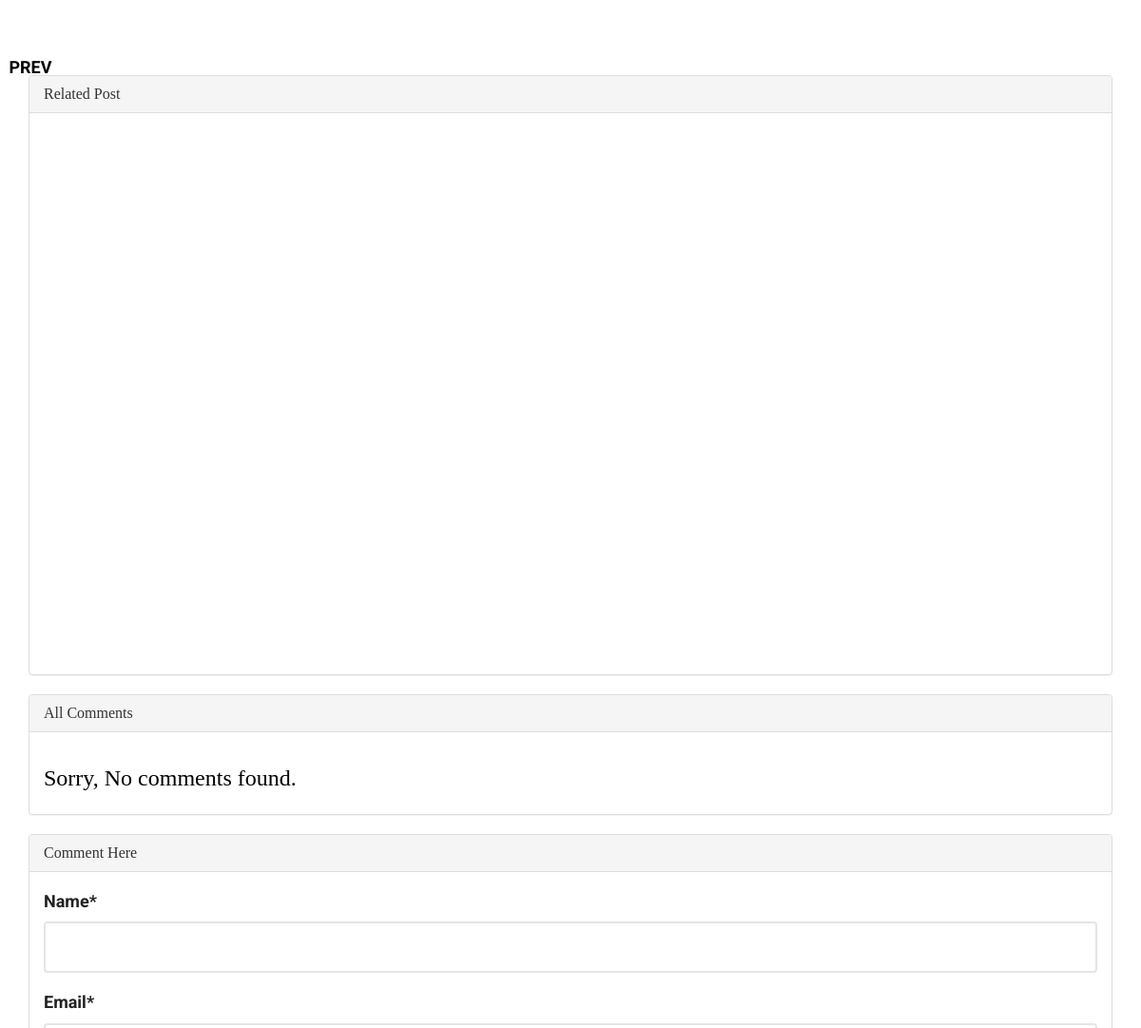
The page /article/17/ (middle part) on the database as committed earlier.
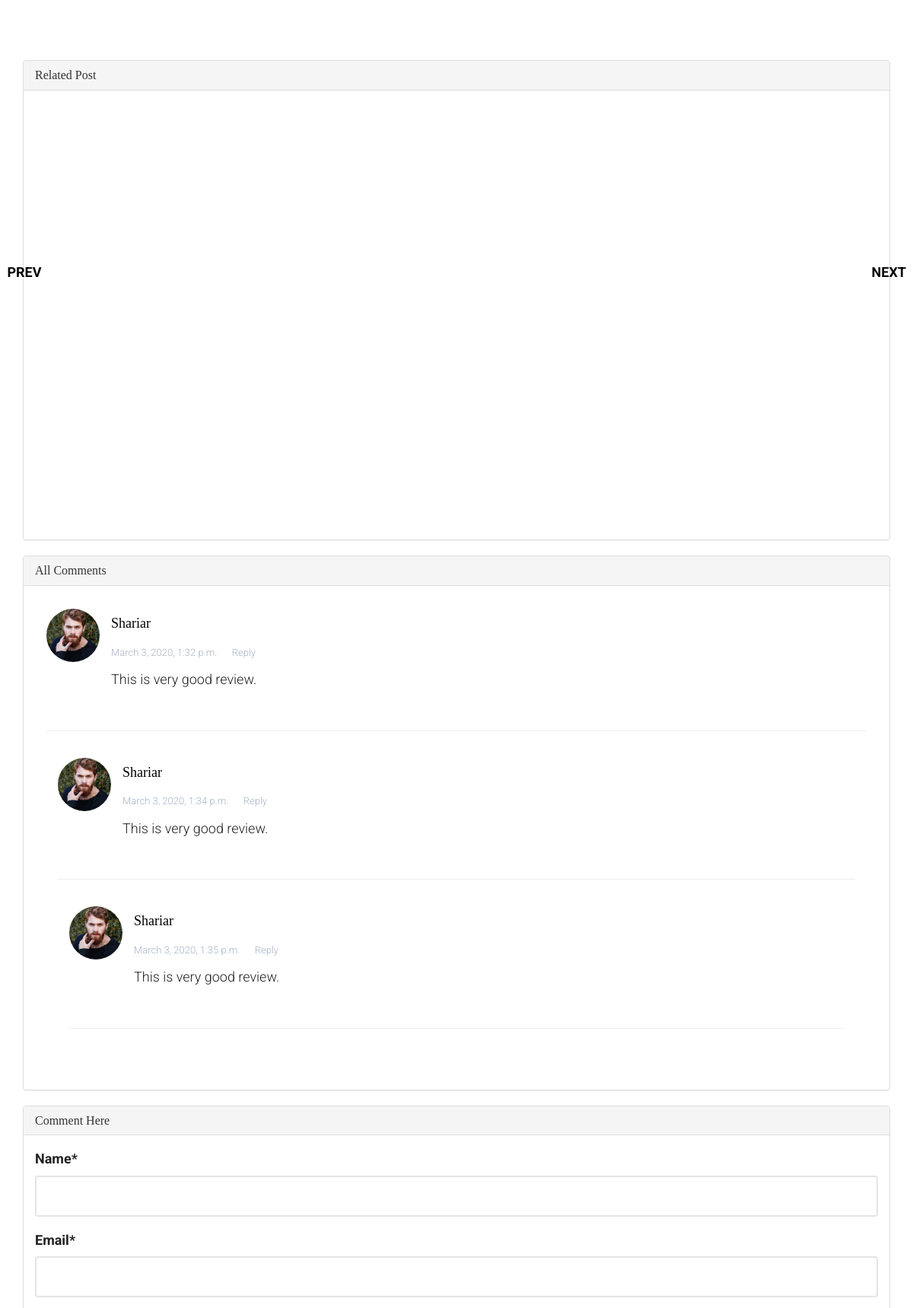
The same page on the database as committed later.
### blog/models.py (models this page shows, shortened)
class Comment(models.Model):
    post = models.ForeignKey(Article, models.CASCADE)
    name = models.CharField(max_length=100)
    email = models.EmailField(max_length=200)
    post_comment = models.TextField()
    comment_time = models.DateTimeField(auto_now_add=True)

class Article(models.Model):
    article_author = models.ForeignKey(Author, on_delete=models.CASCADE)
    title = models.CharField(max_length=200)
    body = RichTextUploadingField()
    image = models.FileField()
    category = models.ForeignKey(Category, on_delete=models.CASCADE)
    posted_on = models.DateTimeField(auto_now=False, auto_now_add=True)
    updated_on = models.DateTimeField(auto_now=True, auto_now_add=False)

class Author(models.Model):
    name = models.ForeignKey(User, on_delete=models.CASCADE)
    profile_picture = models.FileField()
    details = models.TextField()

### blog/views.py (the view)
# urls.py: path('article/<int:id>/', views.getsingle, name="single_post"),
def getsingle(request, id):
    post = get_object_or_404(Article, pk=id)
    first_post = Article.objects.first()
    last_post = Article.objects.last()
    related_posts = Article.objects.filter(category=post.category).exclude(id=id)[:4]
    get_comments = Comment.objects.filter(post=id)
    form = commentForm(request.POST or None)
    if form.is_valid():
        instance = form.save(commit=False)
        instance.post = post
        instance.save()
    context = {
        'post':post,
        'first_post':first_post,
        'last_post':last_post,
        'related_posts':related_posts,
        'form':form,
        'comments':get_comments,
    }
    return render(request, 'blog/single.html', context)

### blog/forms.py
class commentForm(forms.ModelForm):
    class Meta:
        model = Comment
        fields = [
            'name',
            'email',
            'post_comment',
        ]

### blog/templates/blog/single.html (shortened to what this page needs)
{% extends 'blog/base.html' %}
{% load static %}
{% load crispy_forms_tags %}
	{% block content %}
	{% if post.id %}
			{% if post.id > first_post.id %}
				<a href="{% url 'single_post' id=post.id|add:'-1' %}" class="fh5co-post-prev"><span><i class="icon-chevron-left"></i> Prev</span></a>
			{% endif %}
			{% if post.id < last_post.id %}
			   <a href="{% url 'single_post' id=post.id|add:'1' %}" class="fh5co-post-next"><span>Next <i class="icon-chevron-right"></i></span></a>
			{% endif %}
	{% endif %}
	<div class="row">
		<div class="container-fluid">
			<div class="row fh5co-post-entry single-entry">
					</div>
		</div>
	</div>
		<div class="row">
			<div class="container">
					<div class="panel panel-default">
						<div class="panel-heading">
							<h2 class="panel-title">Related Post</h2>
						</div>
						<div class="panel-body">
							<div class="row">
							</div>
						</div>
					</div>
			</div>
		</div>
		<div class="row">
			<div class="container">
			<div class="single_post_comment">
				<div class="panel panel-default">
					<div class="panel-heading">
						<h3 class="panel-title">All Comments</h3>
					</div>
					<div class="panel-body">
						{% for comment in comments %}
						<div class="panel-body">
						<div class="section-row">
							<div class="post-comments">
								<div class="media">
									<div class="media-left">
										<img class="media-object" src="{{ post.article_author.profile_picture.url }}" alt="">
									</div>
									<div class="media-body">
										<div class="media-heading">
											<h4>{{ comment.name }}</h4>
											<span class="time">{{ comment.comment_time }}</span>
											<a href="#" class="reply">Reply</a>
										</div>
										<p>{{ comment.post_comment }}</p>
									</div>
								</div>
							</div>
						</div>
						<hr>
							{% empty %}
							<h3>Sorry, No comments found.</h3>
						</div>
						{% endfor %}
					</div>
				</div>
			</div>
			</div>
		</div>
		<div class="row">
			<div class="container">
			<div class="panel panel-default">
				<div class="panel-heading">
					<h4 class="panel-title">Comment Here</h4>
				</div>
				<div class="panel-body">
						<form action="" method="post">
							{{ form|crispy }}
						</form>
				</div>
			</div>
			</div>
		</div>
	{% endblock content %}

Rows that differ between the two databases and show on the page:
added Comment: article_author.profile_picture (picture), name "Shariar", comment_time "March 3, 2020, 1:32 p.m.", post_comment "This is very good review."
added Comment: article_author.profile_picture (picture), name "Shariar", comment_time "March 3, 2020, 1:34 p.m.", post_comment "This is very good review."
added Comment: article_author.profile_picture (picture), name "Shariar", comment_time "March 3, 2020, 1:35 p.m.", post_comment "This is very good review."
Other text that changed with them:
text no longer shown: "Sorry, No comments found."
text now shown: "NEXT"
